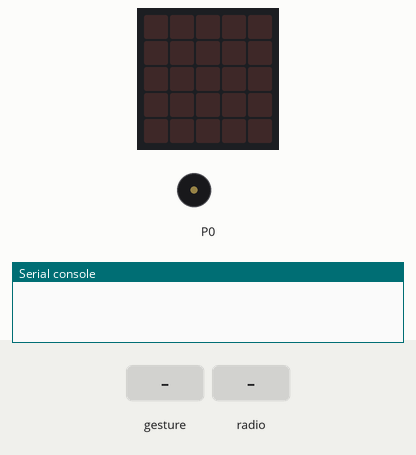
Recording of a program running on a simulated BBC micro:bit (MakeCode). Parts: the board's 5×5 LED display, buzzer (waves = sounding), the last lines printed to the serial console. The test bench sets the inputs (shaded band). Random numbers come from a fixed seed; no radio messages arrive unless stated (any console line starting 'radio sent:' is added by the test bench); a tilt is held for 1.5 s and a shake lasts 1 s, then the board lies face up again.

Above: at 1.2 s.
1.3 s: gesture 'shake'
At 2.7 s:
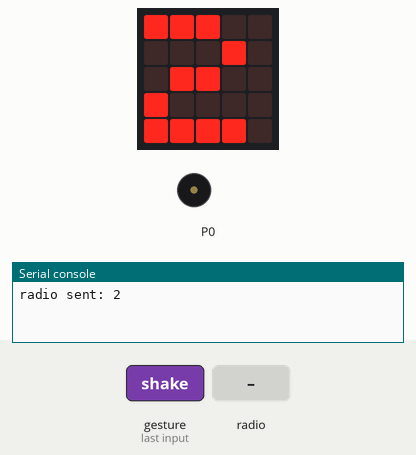
3.0 s: radio message "1" arrives
At 3.4 s:
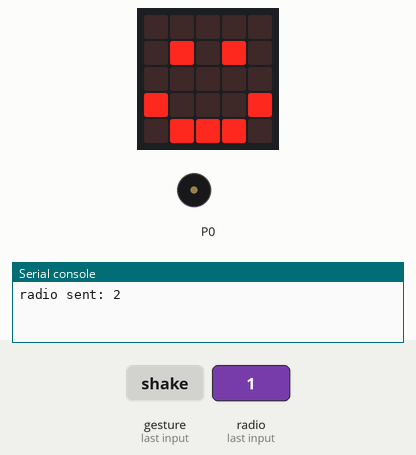
6.0 s: radio message "5" arrives
At 8.1 s:
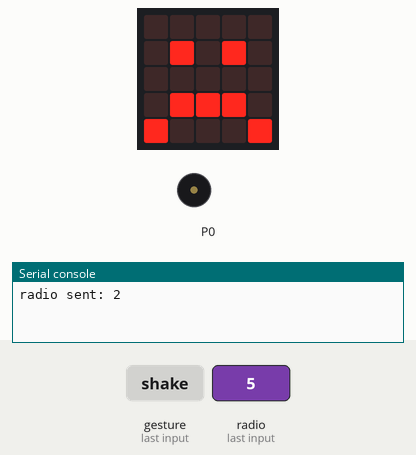
9.0 s: radio message "0" arrives
At 9.82 s:
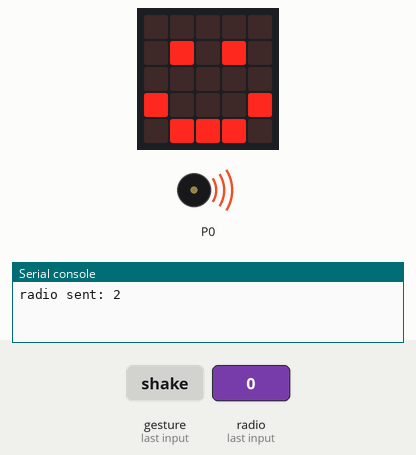
12.0 s: gesture 'shake'
At 12.6 s:
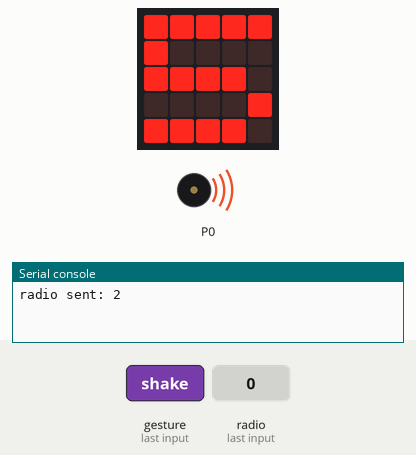
Timing chart, 0 to 15.0 s (numbered marks = the images above; inputs shaded):
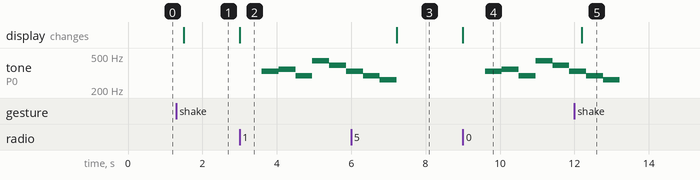

Measured:
- after the input at 1.3 s, the display: changes after 0.20 s (image 1)
- after the input at 3.0 s, tone on P0: plays 330 Hz for 0.45 s, 349 Hz for 0.45 s, 294 Hz for 0.45 s, 440 Hz for 0.45 s, 392 Hz for 0.45 s, 330 Hz for 0.13 s, starting after 0.60 s; the display: changes at once (image 2)
- after the input at 6.0 s, the display: changes after 1.2 s (image 3)
- after the input at 9.0 s, tone on P0: plays 330 Hz for 0.45 s, 349 Hz for 0.45 s, 294 Hz for 0.45 s, 440 Hz for 0.45 s, 392 Hz for 0.45 s, 330 Hz for 0.13 s, starting after 0.60 s; the display: changes at once (image 4)
- after the input at 12.0 s, the display: changes after 0.20 s (image 5)

The program:

main.ts
```typescript
radio.onReceivedNumber(function (receivedNumber) {
    if (receivedNumber > K) {
        basic.showIcon(IconNames.Sad)
    }
    if (receivedNumber < K) {
        basic.showIcon(IconNames.Happy)
        music.playMelody("E F D A G E D C ", 133)
    }
})
input.onGesture(Gesture.Shake, function () {
    K = randint(1, 6)
    basic.showNumber(K)
    radio.sendNumber(K)
})
let K = 0
radio.setGroup(101)
```

test.ts
```typescript
// 在這裡測試；當此封包作為擴充功能時，將不會編譯此內容。
```
